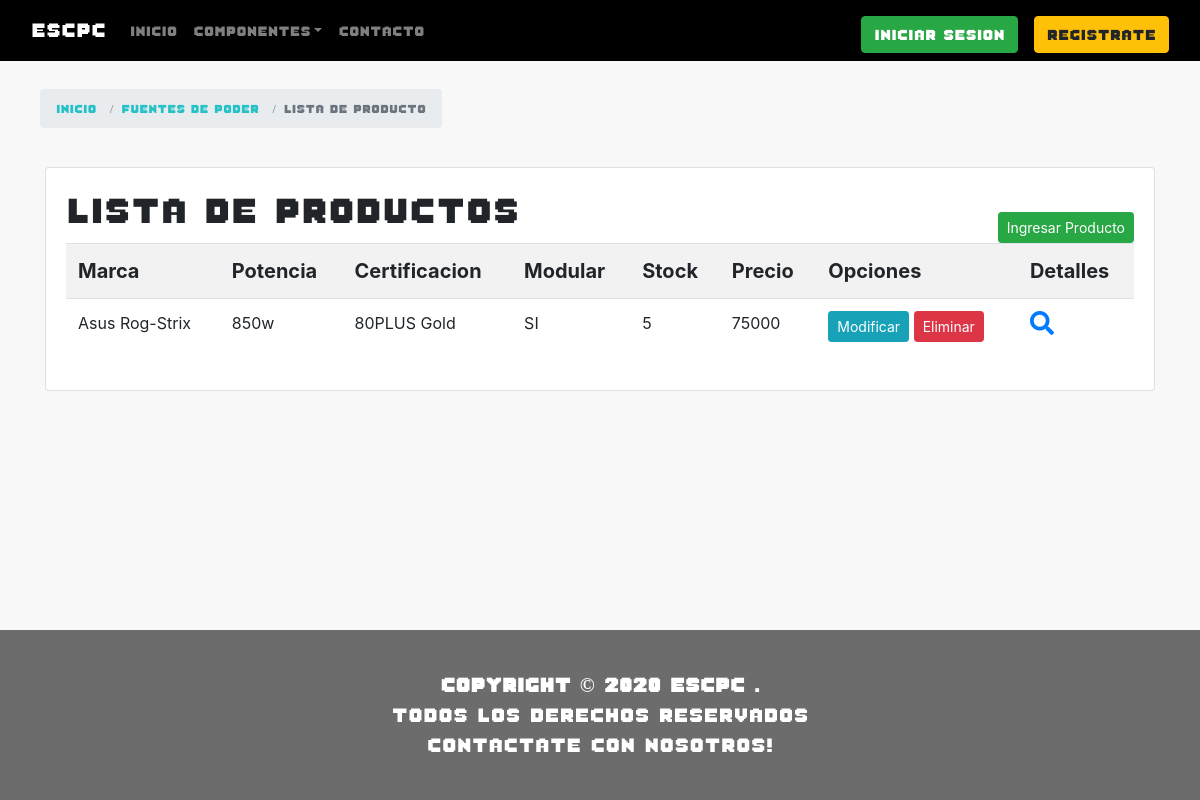
Screenshot of /catalog/fuentes/ with the database file from the repository.
### catalog/models.py (models this page shows, shortened)
class FuentesPoder(models.Model):
   marca = models.CharField(max_length=100,help_text='Marca del producto')
   potencia = models.CharField(max_length=50)
   CATALOGO_CERTIFICACION_FUENTE = (
      ('seleleccione','Seleccione'),
      ('80PLUS Gold','80PLUS Gold'),
      ('80PLUS Bronze','80PLUS Bronze'),
      ('Sin Certificacion','Sin Certificacion')
   )
   certificacion = models.CharField(max_length=20,choices=CATALOGO_CERTIFICACION_FUENTE,blank=False,default='sele',help_text='Certificacion del producto')
   CATALOGO_MODULAR_FUENTE = (
      ('se','Seleccione'),
      ('SI','SI'),
      ('NO','NO')
   )
   modular = models.CharField(max_length=2,choices=CATALOGO_MODULAR_FUENTE,blank=False,default='se')
   stock = models.IntegerField(default=0)
   imagen = models.ImageField(upload_to='fuentedepoder/',null=True)
   imagen_detail = models.ImageField(upload_to='fuentedepoder_detail/', null=True)
   precio = models.IntegerField(default=0)

### catalog/views.py (the view)
# urls.py: path('fuentes/', views.FuentesPoderListView.as_view(), name="fuentes"),
class FuentesPoderListView(ListView):
   model = FuentesPoder
   template_name = 'catalogo/FuentesPoder/fuentespoder_list.html'

### catalog/templates/catalogo/FuentesPoder/fuentespoder_list.html (shortened to what this page needs)
{% extends "base_generic.html" %}
{% block content %}
<br>
<head>
   <link rel="stylesheet" href="https://use.fontawesome.com/releases/v5.7.0/css/all.css"
>
</head>
<body>
   <div id="seguimiento" class="container">
      <div class="col-md-5">
         <ol class="breadcrumb breadcrumb-extend">
            <li class="breadcrumb-item">
               <a href="{% url 'index' %}">Inicio</a>
            </li>
            <li class="breadcrumb-item">
               <a href="{% url 'fuente' %}">Fuentes de Poder</a>
            </li>
            <li class="breadcrumb-item active">Lista de Producto</li>
         </ol>
      </div>
   </div>
   <div class="container mt-5">
      <div class="card">
         <div class="card-body">
            <h1 style="font-family: fuente8bits; font-size: 3vw; float: left;">
               Lista de Productos
            </h1>
            <a href="{% url 'nueva_fuente' %}" style="float: right;"
               class="btn btn-success btn-sm mt-4">
               Ingresar Producto
            </a>
            {% if fuentespoder_list %}
            <table class="table table-striped table-hover table-responsive-sm">
               <tr style="font-size: 20px;">
                  <th>Marca</th>
                  <th>Potencia</th>
                  <th>Certificacion</th>
                  <th>Modular</th>
                  <th>Stock</th>
                  <th>Precio</th>
                  <th>Opciones</th>
                  <th>Detalles</th>
               </tr>
               {% for fuen in fuentespoder_list %}
               <tr>
                  <td>{{ fuen.marca }}</td>
                  <td>{{ fuen.potencia }}</td>
                  <td>{{ fuen.certificacion }}</td>
                  <td>{{ fuen.modular }}</td>
                  <td>{{ fuen.stock }}</td>
                  <td>{{ fuen.precio }}</td>
                  <td>
                     <a href="{% url 'modificar_fuente' fuen.id %}"
                        class="btn btn-info btn-sm">
                        Modificar
                     </a>
                     <a href="{% url 'eliminar_fuente' fuen.id %}"
                        class="btn btn-danger btn-sm">
                        Eliminar
                     </a>
                  </td>
                  <td>
                     <a href="{% url 'fuente-detail' fuen.id %}">
                        <i class="fa" style="font-size: 24px;">
                           &#xf002
                        </i>
                     </a>
                  </td>
               </tr>
               {% endfor %}
            </table>
            {% else %}
            <p>
               No hay productos
            </p>
            {% endif %}
         </div>
      </div>
   </div>
</body>
{% endblock %}

### catalog/static/css/estiloProductos.css (style rules this page uses)
#seguimiento { margin: 10px; white-space: nowrap; width: 100%; }
#seguimiento div ol { font-family: fuente8bits; font-size: 12px; display: ruby; }
#seguimiento div ol li a { text-decoration: none; color: #24c2c6; }

### rows the page displays
FuentesPoder: marca "Asus Rog-Strix", potencia "850w", certificacion "80PLUS Gold", modular "SI", stock "5", precio "75000"
